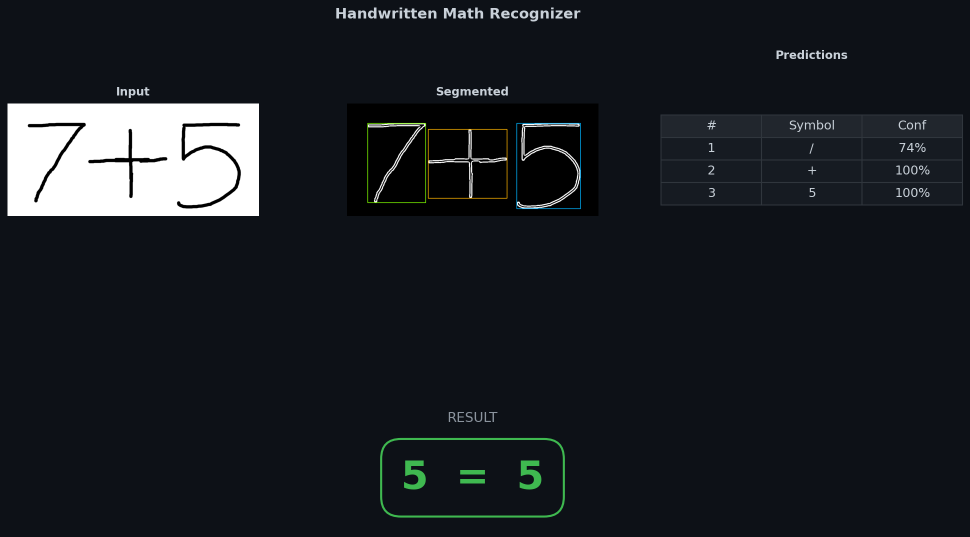
#> input picture outputs/result.png, 1940 x 1074 px (shown at 1/2 size)
$ python -i solver.py   (imports and definitions only)
#> lines starting #> are read from the running program, lines starting #| are printed output that depends on the picture
"""
HandwrittenMathSolver
=====================
Solves handwritten mathematical expressions from images.

Pipeline:
  1. Preprocess image  (OpenCV)  — enhance, denoise, deskew
  2. Recognise expression        — Vision API (Anthropic Claude OR Google Gemini)
  3. Solve / simplify            — SymPy
  4. Return structured result

Usage
-----
    # --- Google Gemini (FREE — 1,500 requests/day) ---
    from solver import HandwrittenMathSolver
    solver = HandwrittenMathSolver(api_key="AIza...", provider="gemini")
    result = solver.solve("path/to/image.png")

    # --- Anthropic Claude (paid, ~$0.004/image) ---
    from solver import HandwrittenMathSolver
    solver = HandwrittenMathSolver(api_key="sk-ant-...")
    result = solver.solve("path/to/image.png")

API key env vars:
    Anthropic -> ANTHROPIC_API_KEY
    Gemini    -> GEMINI_API_KEY
"""

from __future__ import annotations

import base64
import json
import os
import re
import textwrap
import time
from pathlib import Path
from typing import Any

import cv2
import numpy as np
from PIL import Image
import sympy as sp
from sympy.parsing.sympy_parser import (
    parse_expr,
    standard_transformations,
    implicit_multiplication_application,
    convert_xor,
)

try:
    import requests as _requests
    _HAS_REQUESTS = True
except ImportError:
    import urllib.request as _urllib_request
    import urllib.error
    _HAS_REQUESTS = False


# ---------------------------------------------------------------------------
# Constants
# ---------------------------------------------------------------------------


GEMINI_API_URL    = "https://generativelanguage.googleapis.com/v1/models/gemini-2.5-flash:generateContent"

MAX_TOKENS = 1024
RETRYABLE_STATUS = {429, 502, 503, 504}
MAX_HTTP_RETRIES = 4
BASE_RETRY_DELAY = 2.0

TRANSFORMATIONS = standard_transformations + (
    implicit_multiplication_application,
    convert_xor,
)

VISION_PROMPT = textwrap.dedent("""\
    You are a specialist OCR engine for handwritten mathematical expressions.
    Your ONLY job is to transcribe exactly what is written in the image into
    a clean, unambiguous mathematical expression that Python's SymPy library
    can parse.

    Rules:
    - Output ONLY the expression -- no explanation, no prose, no markdown.
    - Use ** for exponentiation  (e.g. x**2, not x^2 or x squared).
    - Use * for multiplication where it must be explicit.
    - Use / for division, sqrt() for square roots.
    - Preserve parentheses exactly as written.
    - For equations (containing =) output both sides separated by =.
    - If the image is unreadable output exactly: UNREADABLE
""")


# ---------------------------------------------------------------------------
# Image preprocessing
# ---------------------------------------------------------------------------

class ImagePreprocessor:
    """Enhance a handwritten math image for best vision-model results."""

    @staticmethod
    def _find_alternative_path(path: Path) -> Path | None:
        if path.exists():
            return path

        root = path.with_suffix("")
        candidates = []
        if path.suffix:
            candidates.append(root)
        candidates.extend([root.with_suffix(ext) for ext in [".png", ".jpg", ".jpeg", ".bmp", ".webp"]])

        for candidate in candidates:
            if candidate.exists():
                return candidate

        cwd_candidate = Path.cwd() / path.name
        if cwd_candidate.exists():
            return cwd_candidate

        for ext in [".png", ".jpg", ".jpeg", ".bmp", ".webp"]:
            candidate = cwd_candidate.with_suffix(ext)
            if candidate.exists():
                return candidate

        return None

    @staticmethod
    def load(path):
        path = Path(path)
        fallback = ImagePreprocessor._find_alternative_path(path)
        if fallback is not None:
            path = fallback

        img = cv2.imread(str(path))
        if img is None:
            raise FileNotFoundError(f"Cannot read image: {path}")
        return img

    @staticmethod
    def to_grayscale(img):
        if len(img.shape) == 3:
            return cv2.cvtColor(img, cv2.COLOR_BGR2GRAY)
        return img

    @staticmethod
    def denoise(gray):
        return cv2.fastNlMeansDenoising(gray, h=10, templateWindowSize=7, searchWindowSize=21)

    @staticmethod
    def deskew(gray):
        coords = np.column_stack(np.where(gray < 128))
        if coords.size == 0:
            return gray
        angle = cv2.minAreaRect(coords)[-1]
        if angle < -45:
            angle = -(90 + angle)
        else:
            angle = -angle
        if abs(angle) < 0.5:
            return gray
        h, w = gray.shape
        M = cv2.getRotationMatrix2D((w // 2, h // 2), angle, 1.0)
        return cv2.warpAffine(gray, M, (w, h),
                              flags=cv2.INTER_CUBIC,
                              borderMode=cv2.BORDER_REPLICATE)

    @staticmethod
    def upscale_if_small(gray, min_dim=512):
        h, w = gray.shape
        if min(h, w) < min_dim:
            scale = min_dim / min(h, w)
            gray = cv2.resize(gray, (int(w * scale), int(h * scale)),
                              interpolation=cv2.INTER_CUBIC)
        return gray

    @staticmethod
    def cap_size(gray, max_dim=1568):
        h, w = gray.shape
        if max(h, w) > max_dim:
            scale = max_dim / max(h, w)
            gray = cv2.resize(gray, (int(w * scale), int(h * scale)),
                              interpolation=cv2.INTER_AREA)
        return gray

    @staticmethod
    def sharpen(gray):
        kernel = np.array([[0, -1, 0], [-1, 5, -1], [0, -1, 0]])
        return cv2.filter2D(gray, -1, kernel)

    def process(self, path):
        img       = self.load(path)
#> in load, img is the input picture: shape (1074, 1940, 3); mean B, G, R 36.1, 31.3, 27.1
        gray      = self.to_grayscale(img)
        gray      = self.upscale_if_small(gray)
        gray      = self.cap_size(gray)
#> in cap_size, `gray = cv2.resize(gray, (int(w * scale), int(h * scale)), interpolatio..`:
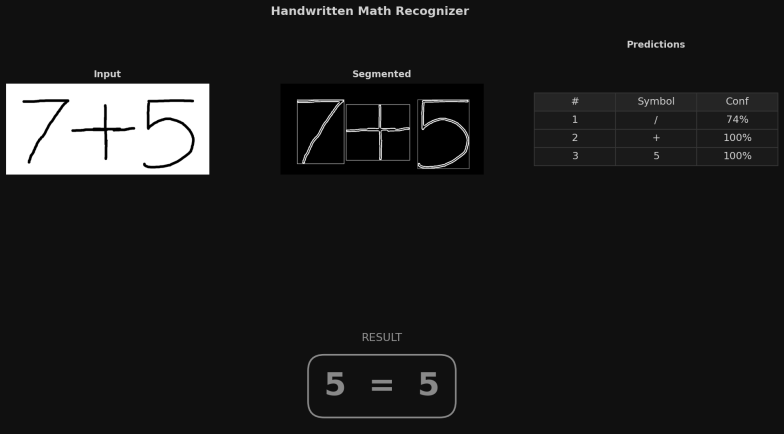
#> gray: shape (868, 1568) (shown at 1/2 size); min 0, max 255, mean 30.2
        gray      = self.denoise(gray)
        gray      = self.deskew(gray)
#> in deskew, `coords = np.column_stack(np.where(gray < 128))`: coords = 1277614 pairs, first value 0 to 867, second value 0 to 1567
#> in deskew, `angle = cv2.minAreaRect(coords)[-1]`: angle = -90
#> in deskew, `angle = -(90 + angle)`: angle = 0
        gray      = self.sharpen(gray)
        processed = cv2.cvtColor(gray, cv2.COLOR_GRAY2BGR)
        _, buf    = cv2.imencode(".jpg", processed, [cv2.IMWRITE_JPEG_QUALITY, 92])
        b64       = base64.b64encode(buf.tobytes()).decode("utf-8")
        return processed, b64


# ---------------------------------------------------------------------------
# Shared HTTP helper
# ---------------------------------------------------------------------------

# [40 lines left out: function _post, not called in this run]


# ---------------------------------------------------------------------------
# Vision API clients
# ---------------------------------------------------------------------------


class GeminiVisionClient:
    """
    Wrapper around Google Gemini 1.5 Flash (FREE tier).
    Limits: 1,500 requests/day | 15 requests/minute
    Get your free key at: https://aistudio.google.com/app/apikey
    """

    # [32 lines left out: functions __init__, recognise, not called in this run]


# ---------------------------------------------------------------------------
# Math solver / evaluator
# ---------------------------------------------------------------------------

class MathEngine:
    """Parse and solve/simplify expressions using SymPy."""

    REPLACEMENTS = [
        (r"\bx\^(\w+)", r"x**\1"),
        (r"\^",         r"**"),
        (r"÷",          r"/"),
        (r"×",          r"*"),
        (r"sqrt\(([^)]+)\)", r"sqrt(\1)"),
        (r"√\(([^)]+)\)", r"sqrt(\1)"),
        (r"√(\w+)",     r"sqrt(\1)"),
        (r"(\d)\s*\(",  r"\1*("),
        (r"\)\s*\(",    r")*("),
        (r"(\d)([a-zA-Z])", r"\1*\2"),
    ]

    # [5 lines left out: function _clean, not called in this run]

    def _parse(self, expr_str):
        return parse_expr(expr_str, transformations=TRANSFORMATIONS, evaluate=True)

    # [108 lines left out: functions solve, _solve_equation, not called in this run]


# ---------------------------------------------------------------------------
# Public API
# ---------------------------------------------------------------------------

class HandwrittenMathSolver:
    """
    End-to-end solver for handwritten math images.

    Parameters
    ----------
    api_key  : str, optional
        API key for the chosen provider.
        Anthropic -> falls back to ANTHROPIC_API_KEY env var.
        Gemini   -> falls back to GEMINI_API_KEY env var.
    provider : str
        'anthropic' (default, paid) or 'gemini' (free, 1500/day).
    verbose  : bool
        Print step-by-step info to stdout.
    """

    PROVIDERS = {
        "gemini":    GeminiVisionClient,
    }

    # [53 lines left out: functions __init__, solve, _print_result, not called in this run]

>>> result = ImagePreprocessor().process('outputs/result.png')
